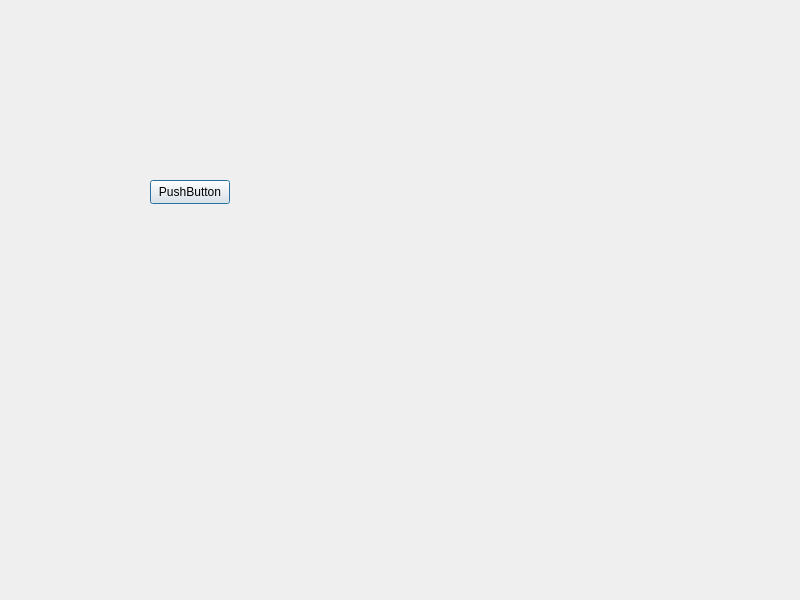
<?xml version="1.0" encoding="UTF-8"?>
<ui version="4.0">
 <class>Dialog</class>
 <widget class="QDialog" name="Dialog">
  <property name="geometry">
   <rect>
    <x>0</x>
    <y>0</y>
    <width>800</width>
    <height>600</height>
   </rect>
  </property>
  <property name="windowTitle">
   <string>Dialog</string>
  </property>
  <widget class="QPushButton" name="pushButton">
   <property name="geometry">
    <rect>
     <x>150</x>
     <y>180</y>
     <width>80</width>
     <height>24</height>
    </rect>
   </property>
   <property name="text">
    <string>PushButton</string>
   </property>
  </widget>
 </widget>
 <tabstops>
  <tabstop>pushButton</tabstop>
 </tabstops>
 <resources/>
 <connections>
  <connection>
   <sender>pushButton</sender>
   <signal>clicked()</signal>
   <receiver>Dialog</receiver>
   <slot>close()</slot>
   <hints>
    <hint type="sourcelabel">
     <x>178</x>
     <y>194</y>
    </hint>
    <hint type="destinationlabel">
     <x>282</x>
     <y>280</y>
    </hint>
   </hints>
  </connection>
 </connections>
</ui>
